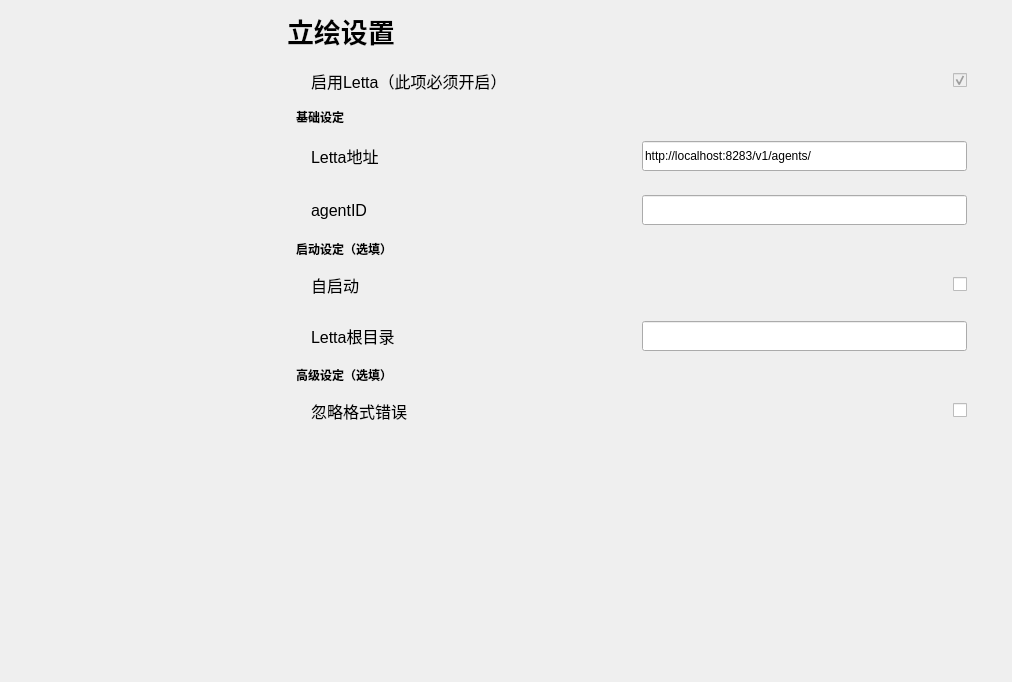
<?xml version="1.0" encoding="UTF-8"?>
<ui version="4.0">
 <class>MainWindow</class>
 <widget class="QWidget" name="MainWindow">
  <property name="geometry">
   <rect>
    <x>0</x>
    <y>0</y>
    <width>1012</width>
    <height>682</height>
   </rect>
  </property>
  <property name="windowTitle">
   <string>ZcChat</string>
  </property>
  <layout class="QVBoxLayout" name="verticalLayout_7">
   <item>
    <layout class="QHBoxLayout" name="horizontalLayout" stretch="0,4">
     <property name="spacing">
      <number>0</number>
     </property>
     <property name="leftMargin">
      <number>0</number>
     </property>
     <property name="topMargin">
      <number>0</number>
     </property>
     <property name="rightMargin">
      <number>0</number>
     </property>
     <property name="bottomMargin">
      <number>0</number>
     </property>
     <item>
      <layout class="QVBoxLayout" name="verticalLayout_3" stretch="4">
       <property name="rightMargin">
        <number>0</number>
       </property>
       <item>
        <widget class="ElaTreeView" name="treeView_up">
         <property name="styleSheet">
          <string notr="true">QTreeView{

background:transparent;

outline:0px;

border:none;


}</string>
         </property>
         <property name="indentation">
          <number>2</number>
         </property>
         <attribute name="headerVisible">
          <bool>false</bool>
         </attribute>
        </widget>
       </item>
      </layout>
     </item>
     <item>
      <layout class="QVBoxLayout" name="verticalLayout_2">
       <property name="leftMargin">
        <number>20</number>
       </property>
       <property name="topMargin">
        <number>0</number>
       </property>
       <property name="rightMargin">
        <number>10</number>
       </property>
       <property name="bottomMargin">
        <number>2</number>
       </property>
       <item>
        <widget class="ElaText" name="label_title">
         <property name="font">
          <font>
           <pointsize>20</pointsize>
           <italic>false</italic>
           <bold>true</bold>
          </font>
         </property>
         <property name="text">
          <string>立绘设置</string>
         </property>
        </widget>
       </item>
       <item>
        <widget class="QStackedWidget" name="stackedWidget">
         <property name="currentIndex">
          <number>2</number>
         </property>
         <widget class="QWidget" name="page">
          <layout class="QVBoxLayout" name="verticalLayout" stretch="0,0,0,0,0,1">
           <property name="leftMargin">
            <number>0</number>
           </property>
           <property name="topMargin">
            <number>12</number>
           </property>
           <property name="rightMargin">
            <number>0</number>
           </property>
           <item>
            <widget class="ElaScrollPageArea" name="widget_2" native="true">
             <layout class="QHBoxLayout" name="horizontalLayout_4">
              <property name="leftMargin">
               <number>15</number>
              </property>
              <property name="rightMargin">
               <number>15</number>
              </property>
              <item>
               <widget class="ElaText" name="label_3">
                <property name="font">
                 <font>
                  <pointsize>12</pointsize>
                 </font>
                </property>
                <property name="text">
                 <string>立绘窗口</string>
                </property>
               </widget>
              </item>
              <item>
               <widget class="ElaCheckBox" name="checkBox_tachie_enable">
                <property name="sizePolicy">
                 <sizepolicy hsizetype="Fixed" vsizetype="Fixed">
                  <horstretch>0</horstretch>
                  <verstretch>0</verstretch>
                 </sizepolicy>
                </property>
                <property name="text">
                 <string/>
                </property>
                <property name="checked">
                 <bool>true</bool>
                </property>
               </widget>
              </item>
             </layout>
            </widget>
           </item>
           <item>
            <widget class="QLabel" name="label_16">
             <property name="font">
              <font>
               <bold>true</bold>
              </font>
             </property>
             <property name="text">
              <string>基础设定</string>
             </property>
            </widget>
           </item>
           <item>
            <widget class="ElaScrollPageArea" name="widget" native="true">
             <layout class="QHBoxLayout" name="horizontalLayout_2" stretch="0,1,0,0">
              <property name="leftMargin">
               <number>15</number>
              </property>
              <property name="rightMargin">
               <number>15</number>
              </property>
              <item>
               <widget class="ElaText" name="label">
                <property name="font">
                 <font>
                  <pointsize>12</pointsize>
                 </font>
                </property>
                <property name="text">
                 <string>立绘大小</string>
                </property>
               </widget>
              </item>
              <item>
               <spacer name="horizontalSpacer">
                <property name="orientation">
                 <enum>Qt::Orientation::Horizontal</enum>
                </property>
                <property name="sizeHint" stdset="0">
                 <size>
                  <width>40</width>
                  <height>20</height>
                 </size>
                </property>
               </spacer>
              </item>
              <item>
               <widget class="ElaSpinBox" name="spinBox_tachie_size">
                <property name="maximum">
                 <number>1000</number>
                </property>
                <property name="value">
                 <number>50</number>
                </property>
               </widget>
              </item>
              <item>
               <widget class="QLabel" name="label_2">
                <property name="text">
                 <string>%</string>
                </property>
               </widget>
              </item>
             </layout>
            </widget>
           </item>
           <item>
            <widget class="ElaScrollPageArea" name="widget_9" native="true">
             <layout class="QHBoxLayout" name="horizontalLayout_10" stretch="2,0">
              <property name="leftMargin">
               <number>15</number>
              </property>
              <property name="rightMargin">
               <number>15</number>
              </property>
              <item>
               <widget class="ElaText" name="label_10">
                <property name="font">
                 <font>
                  <pointsize>12</pointsize>
                 </font>
                </property>
                <property name="text">
                 <string>立绘选择</string>
                </property>
               </widget>
              </item>
              <item>
               <widget class="ElaComboBox" name="comboBox_tachio_choose"/>
              </item>
             </layout>
            </widget>
           </item>
           <item>
            <widget class="ElaScrollPageArea" name="widget_10" native="true">
             <layout class="QHBoxLayout" name="horizontalLayout_11" stretch="2,1,1">
              <property name="leftMargin">
               <number>15</number>
              </property>
              <property name="rightMargin">
               <number>15</number>
              </property>
              <item>
               <widget class="ElaText" name="label_11">
                <property name="font">
                 <font>
                  <pointsize>12</pointsize>
                 </font>
                </property>
                <property name="text">
                 <string>立绘位置</string>
                </property>
               </widget>
              </item>
              <item>
               <widget class="ElaLineEdit" name="lineEdit_tachi_location_x">
                <property name="enabled">
                 <bool>false</bool>
                </property>
                <property name="minimumSize">
                 <size>
                  <width>0</width>
                  <height>30</height>
                 </size>
                </property>
                <property name="text">
                 <string>0</string>
                </property>
               </widget>
              </item>
              <item>
               <widget class="ElaLineEdit" name="lineEdit_tachi_location_y">
                <property name="enabled">
                 <bool>false</bool>
                </property>
                <property name="minimumSize">
                 <size>
                  <width>0</width>
                  <height>30</height>
                 </size>
                </property>
                <property name="text">
                 <string>0</string>
                </property>
                <property name="alignment">
                 <set>Qt::AlignmentFlag::AlignLeading|Qt::AlignmentFlag::AlignLeft|Qt::AlignmentFlag::AlignVCenter</set>
                </property>
               </widget>
              </item>
             </layout>
            </widget>
           </item>
           <item>
            <spacer name="verticalSpacer">
             <property name="orientation">
              <enum>Qt::Orientation::Vertical</enum>
             </property>
             <property name="sizeHint" stdset="0">
              <size>
               <width>20</width>
               <height>40</height>
              </size>
             </property>
            </spacer>
           </item>
          </layout>
         </widget>
         <widget class="QWidget" name="page_2">
          <layout class="QVBoxLayout" name="verticalLayout_4" stretch="0,0,0,1">
           <property name="leftMargin">
            <number>0</number>
           </property>
           <property name="topMargin">
            <number>12</number>
           </property>
           <property name="rightMargin">
            <number>0</number>
           </property>
           <item>
            <widget class="ElaScrollPageArea" name="widget_3" native="true">
             <layout class="QHBoxLayout" name="horizontalLayout_5">
              <property name="leftMargin">
               <number>15</number>
              </property>
              <property name="rightMargin">
               <number>15</number>
              </property>
              <item>
               <widget class="ElaText" name="label_4">
                <property name="font">
                 <font>
                  <pointsize>12</pointsize>
                 </font>
                </property>
                <property name="text">
                 <string>对话框窗口</string>
                </property>
               </widget>
              </item>
              <item>
               <widget class="ElaCheckBox" name="checkBox_dialog_enable">
                <property name="sizePolicy">
                 <sizepolicy hsizetype="Fixed" vsizetype="Fixed">
                  <horstretch>0</horstretch>
                  <verstretch>0</verstretch>
                 </sizepolicy>
                </property>
                <property name="text">
                 <string/>
                </property>
                <property name="checked">
                 <bool>false</bool>
                </property>
               </widget>
              </item>
             </layout>
            </widget>
           </item>
           <item>
            <widget class="QLabel" name="label_23">
             <property name="font">
              <font>
               <bold>true</bold>
              </font>
             </property>
             <property name="text">
              <string>基础设定</string>
             </property>
            </widget>
           </item>
           <item>
            <widget class="ElaScrollPageArea" name="widget_16" native="true">
             <layout class="QHBoxLayout" name="horizontalLayout_17" stretch="0,1,0">
              <property name="leftMargin">
               <number>15</number>
              </property>
              <property name="rightMargin">
               <number>15</number>
              </property>
              <item>
               <widget class="ElaText" name="label_22">
                <property name="font">
                 <font>
                  <pointsize>12</pointsize>
                 </font>
                </property>
                <property name="text">
                 <string>逐字速度（毫秒/字）</string>
                </property>
               </widget>
              </item>
              <item>
               <spacer name="horizontalSpacer_2">
                <property name="orientation">
                 <enum>Qt::Orientation::Horizontal</enum>
                </property>
                <property name="sizeHint" stdset="0">
                 <size>
                  <width>40</width>
                  <height>20</height>
                 </size>
                </property>
               </spacer>
              </item>
              <item>
               <widget class="ElaSpinBox" name="spinBox_dialog">
                <property name="maximum">
                 <number>10000</number>
                </property>
                <property name="value">
                 <number>100</number>
                </property>
               </widget>
              </item>
             </layout>
            </widget>
           </item>
           <item>
            <spacer name="verticalSpacer_2">
             <property name="orientation">
              <enum>Qt::Orientation::Vertical</enum>
             </property>
             <property name="sizeHint" stdset="0">
              <size>
               <width>20</width>
               <height>40</height>
              </size>
             </property>
            </spacer>
           </item>
          </layout>
         </widget>
         <widget class="QWidget" name="page_3">
          <layout class="QVBoxLayout" name="verticalLayout_5" stretch="0,0,0,0,0,0,0,0,0,1">
           <item>
            <widget class="ElaScrollPageArea" name="widget_13" native="true">
             <layout class="QHBoxLayout" name="horizontalLayout_14">
              <property name="leftMargin">
               <number>15</number>
              </property>
              <property name="rightMargin">
               <number>15</number>
              </property>
              <item>
               <widget class="ElaText" name="label_18">
                <property name="font">
                 <font>
                  <pointsize>12</pointsize>
                 </font>
                </property>
                <property name="text">
                 <string>启用Letta（此项必须开启）</string>
                </property>
               </widget>
              </item>
              <item>
               <widget class="ElaCheckBox" name="checkBox_tachie_enable_3">
                <property name="enabled">
                 <bool>false</bool>
                </property>
                <property name="sizePolicy">
                 <sizepolicy hsizetype="Fixed" vsizetype="Fixed">
                  <horstretch>0</horstretch>
                  <verstretch>0</verstretch>
                 </sizepolicy>
                </property>
                <property name="text">
                 <string/>
                </property>
                <property name="checked">
                 <bool>true</bool>
                </property>
               </widget>
              </item>
             </layout>
            </widget>
           </item>
           <item>
            <widget class="QLabel" name="label_14">
             <property name="font">
              <font>
               <bold>true</bold>
              </font>
             </property>
             <property name="text">
              <string>基础设定</string>
             </property>
            </widget>
           </item>
           <item>
            <widget class="ElaScrollPageArea" name="widget_4" native="true">
             <layout class="QHBoxLayout" name="horizontalLayout_3" stretch="2,2">
              <property name="leftMargin">
               <number>15</number>
              </property>
              <property name="rightMargin">
               <number>15</number>
              </property>
              <item>
               <widget class="ElaText" name="label_5">
                <property name="font">
                 <font>
                  <pointsize>12</pointsize>
                 </font>
                </property>
                <property name="text">
                 <string>Letta地址</string>
                </property>
               </widget>
              </item>
              <item>
               <widget class="ElaLineEdit" name="lineEdit_llm_url">
                <property name="minimumSize">
                 <size>
                  <width>0</width>
                  <height>30</height>
                 </size>
                </property>
                <property name="text">
                 <string>http://localhost:8283/v1/agents/</string>
                </property>
                <property name="alignment">
                 <set>Qt::AlignmentFlag::AlignLeading|Qt::AlignmentFlag::AlignLeft|Qt::AlignmentFlag::AlignVCenter</set>
                </property>
               </widget>
              </item>
             </layout>
            </widget>
           </item>
           <item>
            <widget class="ElaScrollPageArea" name="widget_5" native="true">
             <layout class="QHBoxLayout" name="horizontalLayout_6" stretch="2,2">
              <property name="leftMargin">
               <number>15</number>
              </property>
              <property name="rightMargin">
               <number>15</number>
              </property>
              <item>
               <widget class="ElaText" name="label_6">
                <property name="font">
                 <font>
                  <pointsize>12</pointsize>
                 </font>
                </property>
                <property name="text">
                 <string>agentID</string>
                </property>
               </widget>
              </item>
              <item>
               <widget class="ElaLineEdit" name="lineEdit_llm_agent">
                <property name="minimumSize">
                 <size>
                  <width>0</width>
                  <height>30</height>
                 </size>
                </property>
                <property name="text">
                 <string/>
                </property>
                <property name="alignment">
                 <set>Qt::AlignmentFlag::AlignLeading|Qt::AlignmentFlag::AlignLeft|Qt::AlignmentFlag::AlignVCenter</set>
                </property>
               </widget>
              </item>
             </layout>
            </widget>
           </item>
           <item>
            <widget class="QLabel" name="label_15">
             <property name="font">
              <font>
               <bold>true</bold>
              </font>
             </property>
             <property name="text">
              <string>启动设定（选填）</string>
             </property>
            </widget>
           </item>
           <item>
            <widget class="ElaScrollPageArea" name="widget_12" native="true">
             <layout class="QHBoxLayout" name="horizontalLayout_13">
              <property name="leftMargin">
               <number>15</number>
              </property>
              <property name="rightMargin">
               <number>15</number>
              </property>
              <item>
               <widget class="ElaText" name="label_13">
                <property name="font">
                 <font>
                  <pointsize>12</pointsize>
                 </font>
                </property>
                <property name="text">
                 <string>自启动</string>
                </property>
               </widget>
              </item>
              <item>
               <widget class="ElaCheckBox" name="checkBox_llm_autoopen_enable">
                <property name="sizePolicy">
                 <sizepolicy hsizetype="Fixed" vsizetype="Fixed">
                  <horstretch>0</horstretch>
                  <verstretch>0</verstretch>
                 </sizepolicy>
                </property>
                <property name="text">
                 <string/>
                </property>
                <property name="checked">
                 <bool>false</bool>
                </property>
               </widget>
              </item>
             </layout>
            </widget>
           </item>
           <item>
            <widget class="ElaScrollPageArea" name="widget_11" native="true">
             <layout class="QHBoxLayout" name="horizontalLayout_12" stretch="2,2">
              <property name="leftMargin">
               <number>15</number>
              </property>
              <property name="rightMargin">
               <number>15</number>
              </property>
              <item>
               <widget class="ElaText" name="label_12">
                <property name="font">
                 <font>
                  <pointsize>12</pointsize>
                 </font>
                </property>
                <property name="text">
                 <string>Letta根目录</string>
                </property>
               </widget>
              </item>
              <item>
               <widget class="ElaLineEdit" name="lineEdit_llm_location">
                <property name="minimumSize">
                 <size>
                  <width>0</width>
                  <height>30</height>
                 </size>
                </property>
                <property name="text">
                 <string/>
                </property>
                <property name="alignment">
                 <set>Qt::AlignmentFlag::AlignLeading|Qt::AlignmentFlag::AlignLeft|Qt::AlignmentFlag::AlignVCenter</set>
                </property>
               </widget>
              </item>
             </layout>
            </widget>
           </item>
           <item>
            <widget class="QLabel" name="label_24">
             <property name="font">
              <font>
               <bold>true</bold>
              </font>
             </property>
             <property name="text">
              <string>高级设定（选填）</string>
             </property>
            </widget>
           </item>
           <item>
            <widget class="ElaScrollPageArea" name="widget_17" native="true">
             <layout class="QHBoxLayout" name="horizontalLayout_18">
              <property name="leftMargin">
               <number>15</number>
              </property>
              <property name="rightMargin">
               <number>15</number>
              </property>
              <item>
               <widget class="ElaText" name="label_25">
                <property name="font">
                 <font>
                  <pointsize>12</pointsize>
                 </font>
                </property>
                <property name="text">
                 <string>忽略格式错误</string>
                </property>
               </widget>
              </item>
              <item>
               <widget class="ElaCheckBox" name="checkBox_llm_errorfeedback">
                <property name="enabled">
                 <bool>true</bool>
                </property>
                <property name="sizePolicy">
                 <sizepolicy hsizetype="Fixed" vsizetype="Fixed">
                  <horstretch>0</horstretch>
                  <verstretch>0</verstretch>
                 </sizepolicy>
                </property>
                <property name="text">
                 <string/>
                </property>
                <property name="checked">
                 <bool>false</bool>
                </property>
               </widget>
              </item>
             </layout>
            </widget>
           </item>
           <item>
            <spacer name="verticalSpacer_3">
             <property name="orientation">
              <enum>Qt::Orientation::Vertical</enum>
             </property>
             <property name="sizeHint" stdset="0">
              <size>
               <width>20</width>
               <height>40</height>
              </size>
             </property>
            </spacer>
           </item>
          </layout>
         </widget>
         <widget class="QWidget" name="page_4">
          <layout class="QVBoxLayout" name="verticalLayout_6" stretch="0,0,0,0,0,0,0,1">
           <property name="leftMargin">
            <number>0</number>
           </property>
           <property name="topMargin">
            <number>12</number>
           </property>
           <property name="rightMargin">
            <number>0</number>
           </property>
           <item>
            <widget class="ElaScrollPageArea" name="widget_7" native="true">
             <layout class="QHBoxLayout" name="horizontalLayout_8">
              <property name="leftMargin">
               <number>15</number>
              </property>
              <property name="rightMargin">
               <number>15</number>
              </property>
              <item>
               <widget class="ElaText" name="label_8">
                <property name="font">
                 <font>
                  <pointsize>12</pointsize>
                 </font>
                </property>
                <property name="text">
                 <string>启用Vits</string>
                </property>
               </widget>
              </item>
              <item>
               <widget class="ElaCheckBox" name="checkBox_vits_enable">
                <property name="sizePolicy">
                 <sizepolicy hsizetype="Fixed" vsizetype="Fixed">
                  <horstretch>0</horstretch>
                  <verstretch>0</verstretch>
                 </sizepolicy>
                </property>
                <property name="text">
                 <string/>
                </property>
                <property name="checked">
                 <bool>true</bool>
                </property>
               </widget>
              </item>
             </layout>
            </widget>
           </item>
           <item>
            <widget class="QLabel" name="label_17">
             <property name="font">
              <font>
               <bold>true</bold>
              </font>
             </property>
             <property name="text">
              <string>基础设定</string>
             </property>
            </widget>
           </item>
           <item>
            <widget class="ElaScrollPageArea" name="widget_6" native="true">
             <layout class="QHBoxLayout" name="horizontalLayout_7" stretch="2,2">
              <property name="leftMargin">
               <number>15</number>
              </property>
              <property name="rightMargin">
               <number>15</number>
              </property>
              <item>
               <widget class="ElaText" name="label_7">
                <property name="font">
                 <font>
                  <pointsize>12</pointsize>
                 </font>
                </property>
                <property name="text">
                 <string>Vits地址</string>
                </property>
               </widget>
              </item>
              <item>
               <widget class="ElaLineEdit" name="lineEdit_vits_url">
                <property name="minimumSize">
                 <size>
                  <width>0</width>
                  <height>30</height>
                 </size>
                </property>
                <property name="text">
                 <string>http://127.0.0.1:23456</string>
                </property>
                <property name="alignment">
                 <set>Qt::AlignmentFlag::AlignLeading|Qt::AlignmentFlag::AlignLeft|Qt::AlignmentFlag::AlignVCenter</set>
                </property>
               </widget>
              </item>
             </layout>
            </widget>
           </item>
           <item>
            <widget class="ElaScrollPageArea" name="widget_8" native="true">
             <layout class="QHBoxLayout" name="horizontalLayout_9" stretch="2,2">
              <property name="leftMargin">
               <number>15</number>
              </property>
              <property name="rightMargin">
               <number>15</number>
              </property>
              <item>
               <widget class="ElaText" name="label_9">
                <property name="font">
                 <font>
                  <pointsize>12</pointsize>
                 </font>
                </property>
                <property name="text">
                 <string>ID</string>
                </property>
               </widget>
              </item>
              <item>
               <widget class="ElaLineEdit" name="lineEdit_vits_id">
                <property name="minimumSize">
                 <size>
                  <width>0</width>
                  <height>30</height>
                 </size>
                </property>
                <property name="text">
                 <string>0</string>
                </property>
                <property name="alignment">
                 <set>Qt::AlignmentFlag::AlignLeading|Qt::AlignmentFlag::AlignLeft|Qt::AlignmentFlag::AlignVCenter</set>
                </property>
               </widget>
              </item>
             </layout>
            </widget>
           </item>
           <item>
            <widget class="QLabel" name="label_20">
             <property name="font">
              <font>
               <bold>true</bold>
              </font>
             </property>
             <property name="text">
              <string>启动设定（选填）</string>
             </property>
            </widget>
           </item>
           <item>
            <widget class="ElaScrollPageArea" name="widget_14" native="true">
             <layout class="QHBoxLayout" name="horizontalLayout_15">
              <property name="leftMargin">
               <number>15</number>
              </property>
              <property name="rightMargin">
               <number>15</number>
              </property>
              <item>
               <widget class="ElaText" name="label_19">
                <property name="font">
                 <font>
                  <pointsize>12</pointsize>
                 </font>
                </property>
                <property name="text">
                 <string>自启动</string>
                </property>
               </widget>
              </item>
              <item>
               <widget class="ElaCheckBox" name="checkBox_vits_autoopen">
                <property name="sizePolicy">
                 <sizepolicy hsizetype="Fixed" vsizetype="Fixed">
                  <horstretch>0</horstretch>
                  <verstretch>0</verstretch>
                 </sizepolicy>
                </property>
                <property name="text">
                 <string/>
                </property>
                <property name="checked">
                 <bool>false</bool>
                </property>
               </widget>
              </item>
             </layout>
            </widget>
           </item>
           <item>
            <widget class="ElaScrollPageArea" name="widget_15" native="true">
             <layout class="QHBoxLayout" name="horizontalLayout_16" stretch="2,2">
              <property name="leftMargin">
               <number>15</number>
              </property>
              <property name="rightMargin">
               <number>15</number>
              </property>
              <item>
               <widget class="ElaText" name="label_21">
                <property name="font">
                 <font>
                  <pointsize>12</pointsize>
                 </font>
                </property>
                <property name="text">
                 <string>Vits根目录</string>
                </property>
               </widget>
              </item>
              <item>
               <widget class="ElaLineEdit" name="lineEdit_vits_location">
                <property name="minimumSize">
                 <size>
                  <width>0</width>
                  <height>30</height>
                 </size>
                </property>
                <property name="text">
                 <string/>
                </property>
                <property name="alignment">
                 <set>Qt::AlignmentFlag::AlignLeading|Qt::AlignmentFlag::AlignLeft|Qt::AlignmentFlag::AlignVCenter</set>
                </property>
               </widget>
              </item>
             </layout>
            </widget>
           </item>
           <item>
            <spacer name="verticalSpacer_4">
             <property name="orientation">
              <enum>Qt::Orientation::Vertical</enum>
             </property>
             <property name="sizeHint" stdset="0">
              <size>
               <width>20</width>
               <height>40</height>
              </size>
             </property>
            </spacer>
           </item>
          </layout>
         </widget>
        </widget>
       </item>
      </layout>
     </item>
    </layout>
   </item>
  </layout>
 </widget>
 <customwidgets>
  <customwidget>
   <class>ElaTreeView</class>
   <extends>QTreeView</extends>
   <header location="global">elatreeview.h</header>
  </customwidget>
  <customwidget>
   <class>ElaCheckBox</class>
   <extends>QCheckBox</extends>
   <header location="global">elacheckbox.h</header>
  </customwidget>
  <customwidget>
   <class>ElaScrollPageArea</class>
   <extends>QWidget</extends>
   <header location="global">elascrollpagearea.h</header>
   <container>1</container>
  </customwidget>
  <customwidget>
   <class>ElaText</class>
   <extends>QLabel</extends>
   <header location="global">elatext.h</header>
  </customwidget>
  <customwidget>
   <class>ElaLineEdit</class>
   <extends>QLineEdit</extends>
   <header location="global">elalineedit.h</header>
  </customwidget>
  <customwidget>
   <class>ElaSpinBox</class>
   <extends>QSpinBox</extends>
   <header location="global">elaspinbox.h</header>
  </customwidget>
  <customwidget>
   <class>ElaComboBox</class>
   <extends>QComboBox</extends>
   <header location="global">elacombobox.h</header>
  </customwidget>
 </customwidgets>
 <resources/>
 <connections/>
</ui>
